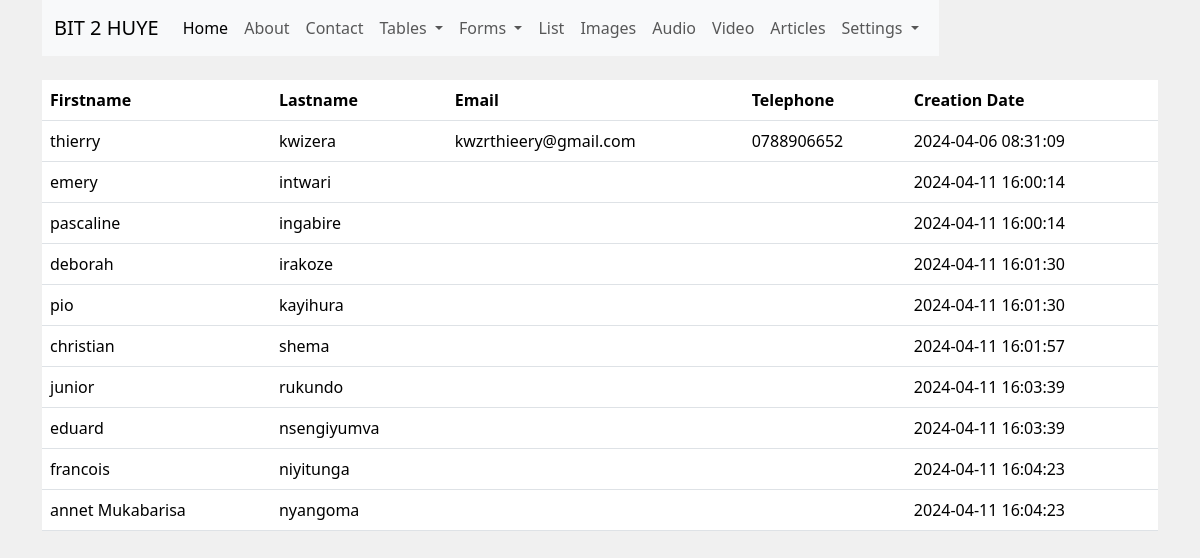
Screenshot of /main/user.php with the database file from the repository.
### tables this page shows
CREATE TABLE `user` (
  `id` int(11) NOT NULL,
  `firstname` varchar(50) DEFAULT NULL,
  `lastname` varchar(50) DEFAULT NULL,
  `username` varchar(50) DEFAULT NULL,
  `email` varchar(100) DEFAULT NULL,
  `telephone` varchar(20) DEFAULT NULL,
  `password` varchar(100) DEFAULT NULL,
  `creationdate` timestamp NOT NULL DEFAULT current_timestamp(),
  `activation_code` varchar(50) DEFAULT NULL,
  `is_activated` tinyint(1) DEFAULT 0
);

### main/user.php (the view, shortened to what this page needs)
<!doctype html>
<html lang="en">
<head>
    <link href="https://cdn.jsdelivr.net/npm/bootstrap@5.3.3/dist/css/bootstrap.min.css" rel="stylesheet"
>
</head>
<body style="background-color: #f0f0f0;">
    <div class="container">
        <div class="row">
            <div class="col-auto">
                <div class="box">
                    <nav class="navbar navbar-expand-lg bg-body-tertiary">
                        <div class="container-fluid">
                            <a class="navbar-brand" href="#">BIT 2 HUYE</a>
                            <div class="collapse navbar-collapse" id="navbarNavDropdown">
                                <ul class="navbar-nav">
                                    <li class="nav-item">
                                        <a class="nav-link active" aria-current="page" href="index.php">Home</a>
                                    </li>
                                    <li class="nav-item">
                                        <a class="nav-link" href="about.html">About</a>
                                    </li>
                                    <li class="nav-item">
                                        <a class="nav-link" href="contact.html">Contact</a>
                                    </li>
                                    <li class="nav-item dropdown">
                                        <a class="nav-link dropdown-toggle" href="#" role="button"
                                            data-bs-toggle="dropdown" aria-expanded="false">
                                            Tables
                                        </a>
                                    </li>
                                         <li class="nav-item dropdown">
                                        <a class="nav-link dropdown-toggle" href="#" role="button"
                                            data-bs-toggle="dropdown" aria-expanded="false">
                                            Forms
                                        </a>
                                    </li>
                                    <li class="nav-item">
                                        <a class="nav-link" href="list.html">List</a>
                                    </li>
                                    <li class="nav-item">
                                        <a class="nav-link" href="image.html">Images</a>
                                    </li>
                                    <li class="nav-item">
                                        <a class="nav-link" href="audio.html">Audio</a>
                                    </li>
                                    <li class="nav-item">
                                        <a class="nav-link" href="video.html">Video</a>
                                    </li>
                                    <li class="nav-item">
                                        <a class="nav-link" href="articles.html">Articles</a>
                                    </li>
                                    <li class="nav-item dropdown">
                                        <a class="nav-link dropdown-toggle" href="#" role="button"
                                            data-bs-toggle="dropdown" aria-expanded="false">
                                            Settings
                                        </a>
                                    </li>
                                </ul>
                            </div>
                        </div>
                    </nav>
                </div>
            </div>
        </div>
    </div>
    <div class="container mt-4">
        <div class="row">
            <div class="col">
                <table class="table">
                    <thead>
                        <tr>
                            <th>Firstname</th>
                            <th>Lastname</th>
                            <th>Email</th>
                            <th>Telephone</th>
                            <th>Creation Date</th>
                        </tr>
                    </thead>
                    <tbody>
                        <?php
                        $servername = "localhost";
                        $username = "admin";
                        $password = "bityear2@2024";
                        $dbname = "bityeartwo2024";
                        $conn = new mysqli($servername, $username, $password, $dbname);
                        $sql = "SELECT firstname, lastname, username, email, telephone, password, creationdate FROM user";
                        $result = $conn->query($sql);
                        if ($result->num_rows > 0) {
                            while($row = $result->fetch_assoc()) {
                                echo "<tr>
                                        <td>".$row["firstname"]."</td>
                                        <td>".$row["lastname"]."</td>
                                        <td>".$row["email"]."</td>
                                        <td>".$row["telephone"]."</td>
                                        <td>".$row["creationdate"]."</td>
                                      </tr>";
                            }
                        } else {
                            echo "<tr><td colspan='3'>No data found</td></tr>";
                        }
                        ?>
                    </tbody>
                </table>
            </div>
        </div>
    </div>
</body>
</html>

### main/user.php (style rules this page uses)
table { width: 100%; border-collapse: collapse; }
th, td { padding: 12px 15px; text-align: left; border-bottom: 1px solid #ddd; }
tr:nth-child(even) { background-color: #f2f2f2; }
th { background-color: #4CAF50; color: white; }

### rows the page displays
user: firstname "thierry", lastname "kwizera", email "kwzrthieery@gmail.com", telephone "0788906652", creationdate "2024-04-06 08:31:09"
user: firstname "emery", lastname "intwari", creationdate "2024-04-11 16:00:14"
user: firstname "pascaline", lastname "ingabire", creationdate "2024-04-11 16:00:14"
user: firstname "deborah", lastname "irakoze", creationdate "2024-04-11 16:01:30"
user: firstname "pio", lastname "kayihura", creationdate "2024-04-11 16:01:30"
user: firstname "christian", lastname "shema", creationdate "2024-04-11 16:01:57"
user: firstname "junior", lastname "rukundo", creationdate "2024-04-11 16:03:39"
user: firstname "eduard", lastname "nsengiyumva", creationdate "2024-04-11 16:03:39"
user: firstname "francois", lastname "niyitunga", creationdate "2024-04-11 16:04:23"
user: firstname "annet Mukabarisa", lastname "nyangoma", creationdate "2024-04-11 16:04:23"
